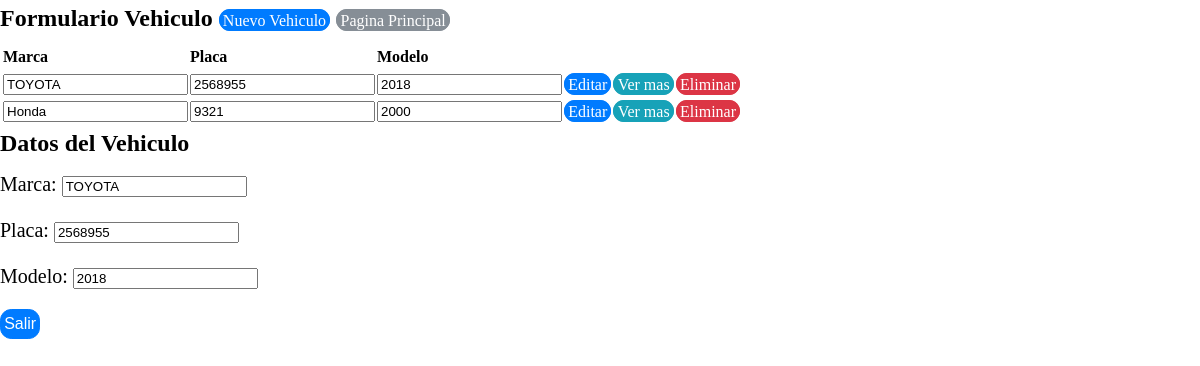
/view/registrovehiculo/RegistroVehiculo.php?action=ver&id=2, run on the app's committed database.
### tables this page shows
CREATE TABLE `tbvehiculos` (
  `vehiculoid` int(11) NOT NULL,
  `vehiculomarca` varchar(50) NOT NULL,
  `vehiculoplaca` varchar(50) NOT NULL,
  `vehiculomodelo` varchar(50) NOT NULL,
  `vehiculoestado` varchar(50) NOT NULL
);

### business/vehiculobusiness/vehiculoBusiness.php (called while the page is built, shortened)
<?php
class vehiculoBusiness {
    private $DataVehiculo;
    public function vehiculoBusiness() {
        require_once '../../data/datavehiculo/DataVehiculo.php';
        $this->DataVehiculo = new DataVehiculo();
    }
    public function mostrarVehiculo() {
        return $this->DataVehiculo->mostrarVehiculo();
    }
    public function buscarVehiculo($vehiculoid) {
        return $this->DataVehiculo->buscarVehiculo($vehiculoid);
    }
}
?>

### data/datavehiculo/DataVehiculo.php (called while the page is built, shortened)
<?php
class DataVehiculo {
    private $conexion;
    function DataVehiculo() {
        include_once '../../data/dbconexion/Conexion.php';
        $this->conexion = new Conexion();
    }
    public function buscarVehiculo($vehiculoid) {
        if ($this->conexion->crearConexion()->set_charset('utf8')) {
            $array = array();
            $buscarproducto = $this->conexion->crearConexion()->query("SELECT `vehiculoid`,
                    `vehiculomodelo`, `vehiculoplaca`, `vehiculomarca`
                    FROM `tbvehiculos` WHERE vehiculoid='".$vehiculoid."' AND vehiculoestado='1';");
            $this->conexion->cerrarConexion();
            while ($resultado = $buscarproducto->fetch_assoc()) {
                array_push($array, $resultado);
            }
                return $array;
        }
    }
    function mostrarVehiculo() {
        if ($this->conexion->crearConexion()->set_charset('utf8')) {
            $array = array();
            $mostrarproductos = $this->conexion->crearConexion()->query("SELECT `vehiculoid`, `vehiculomodelo`, `vehiculoplaca`, `vehiculomarca` FROM `tbvehiculos` WHERE vehiculoestado=1;");
            $this->conexion->cerrarConexion();
            while ($resultado = $mostrarproductos->fetch_assoc()) {
                array_push($array, $resultado);
            }
            return $array;
        }
    }
}
?>

### data/dbconexion/Conexion.php (called while the page is built, shortened)
<?php
class Conexion {
    private $server;
    private $user;
    private $password;
    private $dbname;
    function Conexion(){
        $this->server = "localhost";
        $this->user = "root";
        $this->password = "";
        $this->dbname = "bdexpressdjb";
    }
    function crearConexion(){
        $this->conexion  = mysqli_connect($this->server,$this->user,$this->password,$this->dbname);
        return $this->conexion;
    }
}

### view/registrovehiculo/RegistroVehiculo.php (the view, shortened to what this page needs)
<!DOCTYPE html>
<head>
    <link rel="stylesheet" href="../../css/estilo.css">
    <?php
    include '../../business/vehiculobusiness/vehiculoBusiness.php';
    ?>
</head>
<body>
    <?php
    $vehiculoBusiness = new vehiculoBusiness();
    $allBusiness = $vehiculoBusiness->mostrarVehiculo();
    ?>
    <h2>
        Formulario Vehiculo
        <a href="?action=registrar" class="btn btn-primary" >Nuevo Vehiculo</a>
        <a href="../ventanaprincipalview/VentanaPrincipalView.php" class="btn btn-secondary">Pagina Principal</a>
    </h2>
    <form  action="RegistroVehiculo.php" method="Post" >
        <table>
            <thead>
                <tr>
                    <th></th>
                    <th>Marca</th>
                    <th>Placa</th>
                    <th>Modelo</th>
                </tr>
            </thead>
            <?php foreach ($allBusiness as $current): ?>
                <tr>
                    <td><input type="hidden" name="vehiculoid"  class="vehiculoid" value="<?php echo $current['vehiculoid']; ?>" readonly  /> </td>
                    <td><input type="text" name="vehiculomarca"  class="vehiculomarca" value="<?php echo $current['vehiculomarca']; ?>" readonly /> </td>
                    <td><input type="text" name="vehiculoplaca"  class="vehiculoplaca" value="<?php echo $current['vehiculoplaca']; ?>" readonly /> </td>
                    <td><input type="text" name="vehiculomodelo"  class="vehiculomodelo" value="<?php echo $current['vehiculomodelo']; ?>" readonly /> </td>
                    <td><a href="?action=editar&id=<?php echo $current['vehiculoid']; ?> " class="btn btn-primary">Editar</a></td>
                    <td><a href="?action=ver&id=<?php echo $current['vehiculoid']; ?> " class="btn btn-info">Ver mas</a></td>
                    <td><a href="?action=eliminar&id=<?php echo $current['vehiculoid']; ?> " class="btn btn-danger">Eliminar</a></td>
                </tr>
            <?php endforeach ?>
        </table>
    </form>
    <?php
    if (isset($_REQUEST['action'])) {
        switch ($_REQUEST['action']) {
            case 'ver':
                $vehiculoAll = $vehiculoBusiness->buscarVehiculo($_REQUEST['id']);
                foreach ($vehiculoAll as $current) {
                    echo '<form  action="RegistroVehiculo.php" method="Post">';
                    echo '<h2>Datos del Vehiculo</h2>';
                    echo '<p>Marca: <input type="text" name="vehiculomarca" id="vehiculomarca" value="' . $current['vehiculomarca'] . '" readonly /></p>';
                    echo '<p>Placa: <input type="text" name="vehiculoplaca" id="vehiculoplaca"  value="' . $current['vehiculoplaca'] . '" readonly /></p>';
                    echo '<p>Modelo: <input type="text" name="vehiculomodelo" id="vehiculomodelo"  value="' . $current['vehiculomodelo'] . '" readonly /></p>';
                    echo '<p><input type="submit" class="btn btn-primary" value="Salir" name="salir" id="salir"/></p>';
                    echo '</form>';
                }
                break;
        }
    }
    ?>
</body>
</html>

### css/estilo.css (style rules this page uses)
body { margin: 0; font-family: verdana; font-size: 1rem; font-weight: normal; line-height: 1.5; color: black; background-color: window; }
h1, h2, h3, h4, h5, h6 { margin-top: 0; margin-bottom: .5rem; }
p { margin-top: 0; margin-bottom: 1rem; font-family: verdana; font-size: 20px; }
a { color: blue; text-decoration: none; background-color: transparent; -webkit-text-decoration-skip: objects; }
table { border-collapse: collapse; }
th { text-align: left; }
.btn { font-weight: normal; text-align: center; white-space: nowrap; vertical-align: middle; border: 1px solid transparent; padding: 0.1rem 0.2rem; font-size: 1rem; line-height: 1.5; border-radius: 0.70rem; transition: all 0.15s ease-in-out; }
.btn-primary { color: #fff; background-color: #007bff; border-color: #007bff; }
.btn-secondary { color: #fff; background-color: #868e96; border-color: #868e96; }
.btn-info { color: #fff; background-color: #17a2b8; border-color: #17a2b8; }
.btn-danger { color: #fff; background-color: #dc3545; border-color: #dc3545; }

### data on the page
tbvehiculos: vehiculomarca "TOYOTA", vehiculoplaca "2568955", vehiculomodelo "2018"
tbvehiculos: vehiculomarca "Honda", vehiculoplaca "9321", vehiculomodelo "2000"
